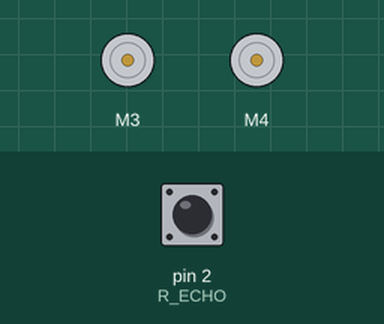
Simulated run of this sketch. Board: Arduino Uno, built with avr-gcc and run on an emulated ATmega328P. Shown: 2 × DC motor (green arrow = forward, orange = backward, longer = faster). The test bench sets the inputs (shaded band); at power-on: pin 2 (R_ECHO) LOW.

Above: at 1.2 s.
1.3 s: pin 2 (R_ECHO) pulsed HIGH 2 times (0.12 s each, 0.3 s apart)
At 2.4 s:
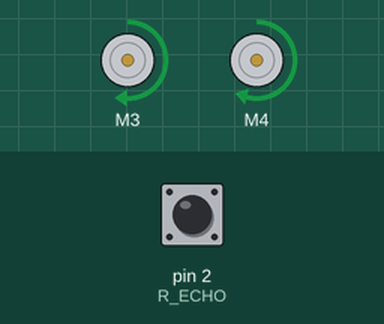
Timing chart, 0 to 4.3 s (numbered marks = the images above; inputs shaded):
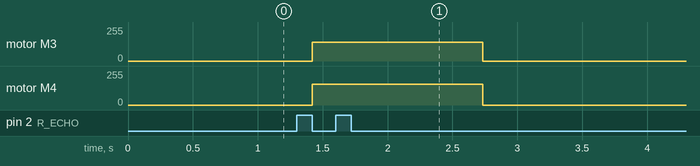

The sketch:

GOandSTOP.ino
```cpp
// AFMotor.h 라이브러리가 기본적으로 설치되어 있어야 합니다. https://github.com/adafruit/Adafruit-Motor-Shield-library
#include <AFMotor.h>

AF_DCMotor motor1(3); //Left motor (뒤에서 봤을때 기준입니다.) 실드에서 M3에 연결.
AF_DCMotor motor2(4); //Right motor (뒤에서 봤을때 기준입니다.) 실드에서 M4에 연결.

/* 초음파 센서를 어디에 연결할지 정의합니다.
 * 뒤에서 봤을때를 기준으로 오른쪽은 R 왼쪽은 L입니다.
 * 초음파센서는 TRIG와 ECHO 두개의 핀이 있으며, 잘못 연결 할 경우 오작동합니다.(중요!!)
 */
#define R_TRIG 13  //Right sensor Trig는 디지털 핀 13번
#define R_ECHO 2  //Right sensor Echo는 디지털 핀 2번

//각각의 핀에 대해서 어떻게 사용할지 셋업합니다.
void setup() {
  pinMode(R_TRIG, OUTPUT);
  pinMode(R_ECHO, INPUT);
}

//초음파 센서로 거리를 감지 한 뒤 어떻게 행동할지 지정합니다.
void loop() {

 float duration1, duration2, distance1, distance2;
  digitalWrite(R_TRIG, LOW);
  delay(2);
  digitalWrite(R_TRIG, HIGH);
  delay(10);
  digitalWrite(R_TRIG, LOW);
  duration1 = pulseIn(R_ECHO, HIGH);
  distance1 = ((float)(340 * duration1) / 1000) / 2;

//10cm 이내에 장애물이 존재할 경우 멈춤
 if (distance1 < 10){
     stop();
   }
//아무것도 감지되지 않거나 장애물과의 거리가 10cm 이상일 경우에는 직진
  else{
     forward();
   }
}

/* forward 상태일때 모터를 전진시킵니다.
 * 속도는 상황에 맞게 조절가능하지만 변경하지 않는 것을 권장합니다.
 * 속도는 setSpeed()에서 괄호안의 값을 0~255까지 변경가능합니다.
 */
void forward()
{
  motor1.setSpeed(140);
  motor1.run(FORWARD);
  motor2.setSpeed(155);
  motor2.run(FORWARD);
}

void stop()
{
  motor1.setSpeed(0);
  motor2.run(RELEASE);
  motor2.setSpeed(0);
  motor2.run(RELEASE);
  delay(100);
}
```

Measured:
- after the input at 1.3 s, motor M3: stopped → forward 140/255 after 0.12 s, → stopped 1.3 s later; motor M4: stopped → forward 155/255 after 0.12 s, → stopped 1.3 s later
